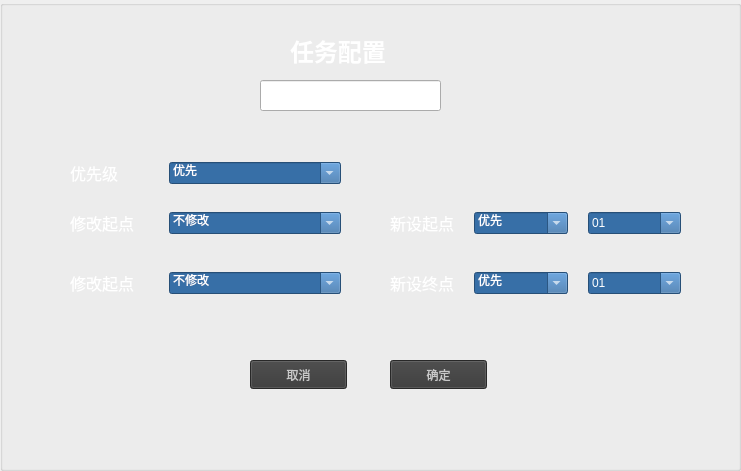
<?xml version="1.0" encoding="UTF-8"?>
<ui version="4.0">
 <class>editWidget</class>
 <widget class="QWidget" name="editWidget">
  <property name="geometry">
   <rect>
    <x>0</x>
    <y>0</y>
    <width>741</width>
    <height>471</height>
   </rect>
  </property>
  <property name="windowTitle">
   <string>Form</string>
  </property>
  <property name="styleSheet">
   <string notr="true">#editWidget{background-image: url(:/res/backtee.jpg)}</string>
  </property>
  <widget class="QGroupBox" name="groupBox_51">
   <property name="geometry">
    <rect>
     <x>0</x>
     <y>0</y>
     <width>741</width>
     <height>471</height>
    </rect>
   </property>
   <property name="styleSheet">
    <string notr="true">color:transparent;</string>
   </property>
   <property name="title">
    <string/>
   </property>
   <widget class="QLabel" name="label_325">
    <property name="geometry">
     <rect>
      <x>290</x>
      <y>30</y>
      <width>131</width>
      <height>41</height>
     </rect>
    </property>
    <property name="text">
     <string>&lt;html&gt;&lt;head/&gt;&lt;body&gt;&lt;p&gt;&lt;span style=&quot; font-size:18pt; font-weight:600; color:#ffffff;&quot;&gt;任务配置&lt;/span&gt;&lt;/p&gt;&lt;/body&gt;&lt;/html&gt;</string>
    </property>
   </widget>
   <widget class="QLineEdit" name="lineEdit_221">
    <property name="geometry">
     <rect>
      <x>260</x>
      <y>80</y>
      <width>181</width>
      <height>31</height>
     </rect>
    </property>
    <property name="font">
     <font>
      <pointsize>12</pointsize>
     </font>
    </property>
    <property name="styleSheet">
     <string notr="true">color: rgb(255, 255, 255);</string>
    </property>
    <property name="text">
     <string>20221120-020103-0102</string>
    </property>
   </widget>
   <widget class="QPushButton" name="pushButton_12">
    <property name="geometry">
     <rect>
      <x>250</x>
      <y>360</y>
      <width>97</width>
      <height>29</height>
     </rect>
    </property>
    <property name="styleSheet">
     <string notr="true">background-color: rgb(56, 56, 56);
color: rgb(200, 200, 200);</string>
    </property>
    <property name="text">
     <string>取消</string>
    </property>
   </widget>
   <widget class="QPushButton" name="pushButton_13">
    <property name="geometry">
     <rect>
      <x>390</x>
      <y>360</y>
      <width>97</width>
      <height>29</height>
     </rect>
    </property>
    <property name="styleSheet">
     <string notr="true">background-color: rgb(56, 56, 56);
color: rgb(200, 200, 200);</string>
    </property>
    <property name="text">
     <string>确定</string>
    </property>
   </widget>
   <widget class="QWidget" name="layoutWidget">
    <property name="geometry">
     <rect>
      <x>70</x>
      <y>160</y>
      <width>271</width>
      <height>26</height>
     </rect>
    </property>
    <layout class="QHBoxLayout" name="horizontalLayout" stretch="2,5">
     <property name="spacing">
      <number>30</number>
     </property>
     <item>
      <widget class="QLabel" name="label_327">
       <property name="text">
        <string>&lt;html&gt;&lt;head/&gt;&lt;body&gt;&lt;p&gt;&lt;span style=&quot; font-size:12pt; color:#ffffff;&quot;&gt;优先级&lt;/span&gt;&lt;/p&gt;&lt;/body&gt;&lt;/html&gt;</string>
       </property>
      </widget>
     </item>
     <item>
      <widget class="QComboBox" name="comboBox_206">
       <property name="styleSheet">
        <string notr="true">background-color: rgb(55, 111, 167);
color: rgb(255, 255, 255);</string>
       </property>
       <property name="editable">
        <bool>true</bool>
       </property>
       <item>
        <property name="text">
         <string>优先</string>
        </property>
       </item>
       <item>
        <property name="text">
         <string>最高</string>
        </property>
       </item>
       <item>
        <property name="text">
         <string>顺序</string>
        </property>
       </item>
      </widget>
     </item>
    </layout>
   </widget>
   <widget class="QWidget" name="layoutWidget">
    <property name="geometry">
     <rect>
      <x>70</x>
      <y>210</y>
      <width>271</width>
      <height>26</height>
     </rect>
    </property>
    <layout class="QHBoxLayout" name="horizontalLayout_2" stretch="2,5">
     <property name="spacing">
      <number>30</number>
     </property>
     <item>
      <widget class="QLabel" name="label_378">
       <property name="text">
        <string>&lt;html&gt;&lt;head/&gt;&lt;body&gt;&lt;p&gt;&lt;span style=&quot; font-size:12pt; color:#ffffff;&quot;&gt;修改起点&lt;/span&gt;&lt;/p&gt;&lt;/body&gt;&lt;/html&gt;</string>
       </property>
      </widget>
     </item>
     <item>
      <widget class="QComboBox" name="comboBox_209">
       <property name="styleSheet">
        <string notr="true">background-color: rgb(55, 111, 167);
color: rgb(255, 255, 255);</string>
       </property>
       <property name="editable">
        <bool>true</bool>
       </property>
       <item>
        <property name="text">
         <string>不修改</string>
        </property>
       </item>
       <item>
        <property name="text">
         <string>修改</string>
        </property>
       </item>
      </widget>
     </item>
    </layout>
   </widget>
   <widget class="QWidget" name="layoutWidget">
    <property name="geometry">
     <rect>
      <x>70</x>
      <y>270</y>
      <width>271</width>
      <height>26</height>
     </rect>
    </property>
    <layout class="QHBoxLayout" name="horizontalLayout_3" stretch="2,5">
     <property name="spacing">
      <number>30</number>
     </property>
     <item>
      <widget class="QLabel" name="label_379">
       <property name="text">
        <string>&lt;html&gt;&lt;head/&gt;&lt;body&gt;&lt;p&gt;&lt;span style=&quot; font-size:12pt; color:#ffffff;&quot;&gt;修改起点&lt;/span&gt;&lt;/p&gt;&lt;/body&gt;&lt;/html&gt;</string>
       </property>
      </widget>
     </item>
     <item>
      <widget class="QComboBox" name="comboBox_210">
       <property name="styleSheet">
        <string notr="true">background-color: rgb(55, 111, 167);
color: rgb(255, 255, 255);</string>
       </property>
       <property name="editable">
        <bool>true</bool>
       </property>
       <item>
        <property name="text">
         <string>不修改</string>
        </property>
       </item>
       <item>
        <property name="text">
         <string>修改</string>
        </property>
       </item>
      </widget>
     </item>
    </layout>
   </widget>
   <widget class="QWidget" name="layoutWidget">
    <property name="geometry">
     <rect>
      <x>390</x>
      <y>210</y>
      <width>291</width>
      <height>26</height>
     </rect>
    </property>
    <layout class="QHBoxLayout" name="horizontalLayout_4" stretch="2,3,3">
     <property name="spacing">
      <number>20</number>
     </property>
     <item>
      <widget class="QLabel" name="label_377">
       <property name="text">
        <string>&lt;html&gt;&lt;head/&gt;&lt;body&gt;&lt;p&gt;&lt;span style=&quot; font-size:12pt; color:#ffffff;&quot;&gt;新设起点&lt;/span&gt;&lt;/p&gt;&lt;/body&gt;&lt;/html&gt;</string>
       </property>
      </widget>
     </item>
     <item>
      <widget class="QComboBox" name="comboBox_207">
       <property name="styleSheet">
        <string notr="true">background-color: rgb(55, 111, 167);
color: rgb(255, 255, 255);</string>
       </property>
       <property name="editable">
        <bool>true</bool>
       </property>
       <item>
        <property name="text">
         <string>优先</string>
        </property>
       </item>
       <item>
        <property name="text">
         <string>不优先</string>
        </property>
       </item>
      </widget>
     </item>
     <item>
      <widget class="QComboBox" name="comboBox_208">
       <property name="styleSheet">
        <string notr="true">background-color: rgb(55, 111, 167);
color: rgb(255, 255, 255);</string>
       </property>
       <property name="editable">
        <bool>true</bool>
       </property>
       <item>
        <property name="text">
         <string>01</string>
        </property>
       </item>
       <item>
        <property name="text">
         <string>02</string>
        </property>
       </item>
      </widget>
     </item>
    </layout>
   </widget>
   <widget class="QWidget" name="layoutWidget">
    <property name="geometry">
     <rect>
      <x>390</x>
      <y>270</y>
      <width>291</width>
      <height>26</height>
     </rect>
    </property>
    <layout class="QHBoxLayout" name="horizontalLayout_5" stretch="2,3,3">
     <property name="spacing">
      <number>20</number>
     </property>
     <item>
      <widget class="QLabel" name="label_380">
       <property name="text">
        <string>&lt;html&gt;&lt;head/&gt;&lt;body&gt;&lt;p&gt;&lt;span style=&quot; font-size:12pt; color:#ffffff;&quot;&gt;新设终点&lt;/span&gt;&lt;/p&gt;&lt;/body&gt;&lt;/html&gt;</string>
       </property>
      </widget>
     </item>
     <item>
      <widget class="QComboBox" name="comboBox_211">
       <property name="styleSheet">
        <string notr="true">background-color: rgb(55, 111, 167);
color: rgb(255, 255, 255);</string>
       </property>
       <property name="editable">
        <bool>true</bool>
       </property>
       <item>
        <property name="text">
         <string>优先</string>
        </property>
       </item>
       <item>
        <property name="text">
         <string>不优先</string>
        </property>
       </item>
      </widget>
     </item>
     <item>
      <widget class="QComboBox" name="comboBox_212">
       <property name="styleSheet">
        <string notr="true">background-color: rgb(55, 111, 167);
color: rgb(255, 255, 255);</string>
       </property>
       <property name="editable">
        <bool>true</bool>
       </property>
       <item>
        <property name="text">
         <string>01</string>
        </property>
       </item>
       <item>
        <property name="text">
         <string>02</string>
        </property>
       </item>
      </widget>
     </item>
    </layout>
   </widget>
  </widget>
 </widget>
 <resources/>
 <connections/>
</ui>
